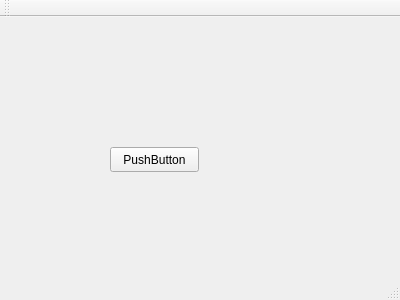
<?xml version="1.0" encoding="UTF-8"?>
<ui version="4.0">
 <class>MainWindow</class>
 <widget class="QMainWindow" name="MainWindow">
  <property name="geometry">
   <rect>
    <x>0</x>
    <y>0</y>
    <width>400</width>
    <height>300</height>
   </rect>
  </property>
  <property name="windowTitle">
   <string>MainWindow</string>
  </property>
  <widget class="QWidget" name="centralWidget">
   <widget class="QPushButton" name="pushButton">
    <property name="geometry">
     <rect>
      <x>110</x>
      <y>130</y>
      <width>89</width>
      <height>25</height>
     </rect>
    </property>
    <property name="text">
     <string>PushButton</string>
    </property>
   </widget>
  </widget>
  <widget class="QMenuBar" name="menuBar">
   <property name="geometry">
    <rect>
     <x>0</x>
     <y>0</y>
     <width>400</width>
     <height>22</height>
    </rect>
   </property>
  </widget>
  <widget class="QToolBar" name="mainToolBar">
   <attribute name="toolBarArea">
    <enum>TopToolBarArea</enum>
   </attribute>
   <attribute name="toolBarBreak">
    <bool>false</bool>
   </attribute>
  </widget>
  <widget class="QStatusBar" name="statusBar"/>
 </widget>
 <layoutdefault spacing="6" margin="11"/>
 <resources/>
 <connections/>
</ui>
